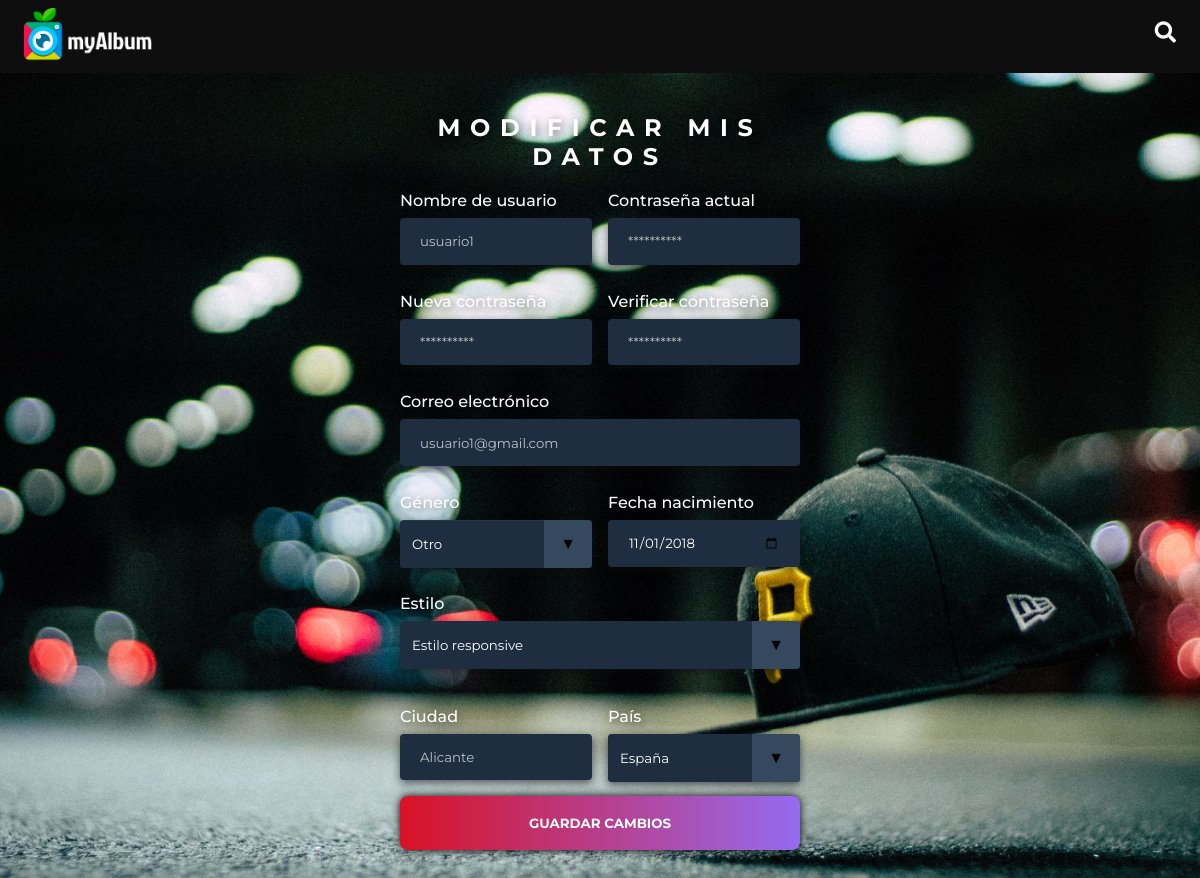
/misDatos.php (signed in), run on the app's committed database.
### tables this page shows
CREATE TABLE `usuarios` (
  `IdUsuario` int(100) NOT NULL,
  `NomUsuario` varchar(15) NOT NULL,
  `Clave` varchar(15) NOT NULL,
  `Email` varchar(100) NOT NULL,
  `Sexo` tinyint(255) NOT NULL,
  `FNacimiento` date NOT NULL,
  `Ciudad` varchar(100) NOT NULL,
  `Pais` int(100) NOT NULL,
  `Foto` varchar(300) DEFAULT NULL,
  `FRegistro` time NOT NULL,
  `Estilo` int(100) NOT NULL
);

### misDatos.php (the view, shortened to what this page needs)
<!DOCTYPE html>
<html lang="es">
<head>
</head>
<body>
<?php
include('headerSinLogear.php');
?>
<div id="background-misDatos" class="background_parallax">
    <section class="col-4 margin_auto padding20">
        <h2 class="white text_shadow">Modificar mis datos</h2>
        <form action="resRegistro.php" method="post">
            <div class="row">
                <div style="float:left;padding: 0 4% 0 0%;" class="col-6">
                    <label>
                        <label class="label_blanco text_shadow">Nombre de usuario</label>
                        <?php
                        require("conexionBD.php");
                        $id = mysqli_real_escape_string($conexion, $_SESSION['sesion']['IdUsuario']);
                        $sql = "SELECT * FROM USUARIOS WHERE IdUsuario='$id'";
                        $resultado = $conexion->query($sql);
                        $resultado_fetch = $resultado->fetch_assoc();
                        $nombre = $resultado_fetch['NomUsuario'];
                        $email = $resultado_fetch['Email'];
                        $sexo = $resultado_fetch['Sexo'];
                        $fecha = $resultado_fetch['FNacimiento'];
                        $estilo = $resultado_fetch['Estilo'];
                        $ciudad = $resultado_fetch['Ciudad'];
                        $pais = $resultado_fetch['Pais'];
                        echo "<input type='text' name='usuario' placeholder='$nombre' required>";
                        ?>
                </div>
                <div style="float:left;" class="col-6 top_none">
                    <br id="br_none">
                    <label>
                        <label style="float:left;" class="label_blanco text_shadow">Contraseña actual</label>
                        <input type="password" name="old_password" placeholder="**********"
                               style="width: 100%"></label>
                </div>
            </div>
            <br>
            <div class="row">
                <div style="float:left;padding: 0 4% 0 0%;" class="col-6">
                    <label>
                        <label class="label_blanco text_shadow">Nueva contraseña</label>
                        <input type="password" name="new_password" placeholder="**********"
                               style="width: 100%"></label>
                </div>
                <div style="float:left;" class="col-6 top_none">
                    <br id="br_none">
                    <label>
                        <label style="float:left;" class="label_blanco text_shadow">Verificar contraseña</label>
                        <input type="password" name="password_repeat" placeholder="**********"
                               style="width: 100%"></label>
                </div>
            </div>
            <br>
            <label class="label_blanco text_shadow" for="email">Correo electrónico</label>
            <?php
            echo "<input type='email' name='email' placeholder='$email' required>";
            ?>
            <br><br>
            <div class="row">
                <div style="float:left; padding: 0 4% 0 0%;" class="col-6">
                    <label class="label_blanco text_shadow">Género</label>
                    <div class="select">
                        <select name="gender">
                            <?php
                            if ($sexo == "3") {
                                echo "<option value='hombre'>Hombre</option><option value='mujer'>Mujer</option><option value='otro' selected>Otro</option>";
                            }
                            ?>
                        </select></div>
                </div>
                <div style="float:left;" class="col-6">
                    <label class="label_blanco text_shadow" for="FNacimiento">Fecha nacimiento</label>
                    <?php
                    echo "<input type='date' name='fecha_nacimiento' value='$fecha'>";
                    ?>
                </div>
            </div>
            <br>
            <label class="label_blanco text_shadow">Estilo</label>
            <div class="select">
                <select name="estilos">
                    <?php
                    if ($estilo == "1") {
                        echo "<option value='1' selected>Estilo responsive</option>";
                    }
                    ?>
                </select>
            </div>
            <br><br>
            <div class="row">
                <div style="float:left; padding: 0 4% 0 0%;" class="col-6">
                    <label>
                        <label class="label_blanco text_shadow">Ciudad</label>
                        <?php
                        echo "<input type='text' name='ciudad' placeholder='$ciudad' style='width: 100%'></label>";
                        ?>
                </div>
                <div style="float:left;" class="col-6">
                    <br id="br_none">
                    <label class="label_blanco text_shadow">País</label>
                    <div class="select">
                        <select name="paises">
                            <?php
                            $sql = "SELECT * FROM PAISES";
                            $resultados = $conexion->query($sql);
                            while ($fila = $resultados->fetch_assoc()) {
                                $id_fila_pais = $fila['IdPais'];
                                $fila_pais = $fila['NomPais'];
                                if ($fila['IdPais'] == $pais)
                                    echo "<option value='$id_fila_pais' selected>$fila_pais</option>";
                                else {
                                    echo "<option value='$id_fila_pais'>$fila_pais</option>";
                                }
                            }
                            ?>
                        </select></div>
                </div>
            </div>
            <br id="br_none">
            <button type="submit" style="cursor:pointer;">Guardar cambios</button>
        </form>
    </section>
</div>
</body>
</html>

### css/style.css (style rules this page uses)
body { margin: 0; font-family: 'Montserrat', sans-serif; background-color: #0e0e0e; }
h2 { text-transform: uppercase; letter-spacing: 0.4em; text-align: center; }
button { width: 100%; height: 4em; margin: 2% 0 2% 0; padding: 1.5% 2% 1.5% 2%; text-align: center; text-transform: uppercase; background-size: 200% auto; color: white; border: none; box-shadow: 0 0 10px #000; font-weight: bold; font-family: 'Montserrat', sans-serif; border-radius: 8px; background-image: linear-gradient(to right, #d91226 0%, #936df4 51%, #fa8f20 100%); transition: all 0.9s ease-in-out; }
select { -webkit-appearance: none; -moz-appearance: none; -ms-appearance: none; appearance: none; outline: 0; box-shadow: none; border: 0 !important; background: #1e2e40; }
input[type=text], input[type=password], input[type=email], select, input[type=date], input[type=number] { width: 100%; height: 3.5em; padding: 12px 20px; margin: 8px 0; display: inline-block; border: none; color: white; border-radius: 4px; background: #1e2e40; box-shadow: 0 3px 8px rgba(14, 14, 14, 0.6); box-sizing: border-box; font-family: 'Montserrat', sans-serif; }
input::placeholder { color: white; }
select { width: 100%; height: 100%; margin: 0; padding: 0 0 0 0.9em; color: #fff; cursor: pointer; }
::placeholder { color: black; opacity: 0.7; }
.col-4 { width: 33.33%; }
.col-6 { width: 48%; }
.white { color: white; }
.text_shadow { text-shadow: 2px 2px 10px rgba(0, 0, 0, 0.54); }
.background_parallax { background-attachment: fixed; background-position: center; background-repeat: no-repeat; background-size: cover; width: 100%; }
.select { position: relative; display: block; width: 100%; margin-top: 0.5em; height: 3em; line-height: 3; box-shadow: 0 3px 8px rgba(14, 14, 14, 0.6); background: #2c3e50; overflow: hidden; border-radius: .25em; }
.select::after { content: '\25BC'; position: absolute; top: 0; right: 0; bottom: 0; padding: 0 1em; background: #34495e; pointer-events: none; }
.select::after { -webkit-transition: .25s all ease; -o-transition: .25s all ease; transition: .25s all ease; }
.margin_auto { margin: auto; }
.label_blanco { color: white; font-size: medium; font-weight: 500; }
.padding20 { padding: 20px; }
.row { display: table; width: 100%; table-layout: fixed; }
#background-misDatos { background-image: url('../img/i21.jpeg'); }
@media only screen and (max-width: 1200px) { .col-4 { width: 25em; } }

### css/print.css (style rules this page uses)
body { margin: 0; font-family: Georgia, serif; background-color: white; }
h2 { font-family: Georgia, serif; text-transform: uppercase; letter-spacing: 0.4em; text-align: center; }
button { width: 100%; height: 4em; margin: 2% 0 2% 0; padding: 1.5% 2% 1.5% 2%; text-align: center; text-transform: uppercase; background-size: 200% auto; color: white; border: 0 solid black; box-shadow: 0 0 10px #000; font-weight: bold; font-family: 'Montserrat', sans-serif; border-radius: 8px; background-image: linear-gradient(to right, #d91226 0%, #936df4 51%, #fa8f20 100%); transition: all 0.9s ease-in-out; }
select { -webkit-appearance: none; -moz-appearance: none; -ms-appearance: none; appearance: none; outline: 0; box-shadow: none; border: 0 !important; background: #1e2e40; }
input[type=text], input[type=password], input[type=email], select, input[type=date], input[type=number] { width: 100%; height: 3.5em; padding: 12px 20px; margin: 8px 0; display: inline-block; color: black; border-radius: 4px; background-color: white; border: 1px solid black; box-sizing: border-box; font-family: Georgia, serif; }
input::placeholder { color: black; }
select { width: 100%; height: 100%; margin: 0; padding: 0 0 0 0.9em; color: black; cursor: pointer; }
::placeholder { color: black; opacity: 0.7; }
.white { color: black; }
.text_shadow { text-shadow: none; }
.margin_auto { margin: auto; }
.label_blanco { color: black; font-size: 1.2em; font-weight: 500; }
.padding20 { padding: 20px; }
.row { display: table; width: 100%; table-layout: fixed; }
.col-4 { width: 85%; }

### data on the page
usuarios: usuario "usuario1", email "usuario1@gmail.com", gender "Otro", fecha_nacimiento "11/01/2018", estilos "Estilo responsive", ciudad "Alicante"

### other printed values
form field paises "España"
